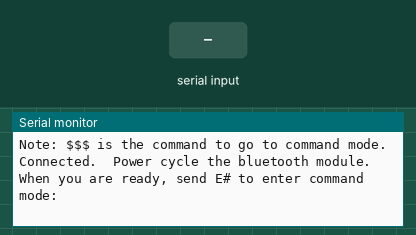
Simulated run of this sketch. Board: Arduino Mega 2560, built with avr-gcc and run on an emulated ATmega2560. On the bench: the last lines printed to the serial monitor. Inputs (shaded band) come from the test bench.

Above: at 0.9 s.
1.0 s: "1" received over Serial
At 1.1 s:
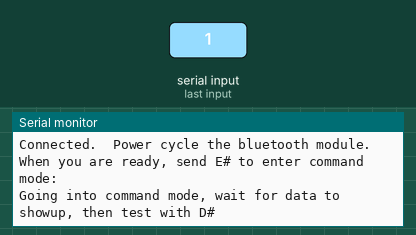
At 2.9 s:
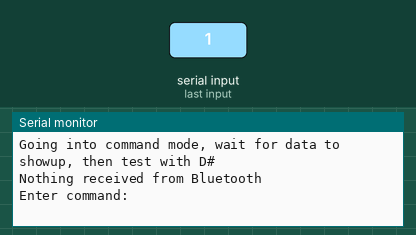

The sketch:

bluetoothCommandMode.ino
```cpp
#define BufferLength 255
#define LineEndCharacter '#' // serial input commands must end with this character

char inputBuffer[BufferLength];

void getSerialCommandAndSendItToBluetooth()
{
  int inputLength = 0;
  for (int i=0; i < inputLength; i++) inputBuffer[i] = 0;
  Serial.println("Enter command: ");
  do
  {
      while (!Serial.available()) // wait for input
      {
        delay(100);
      }
      inputBuffer[inputLength] = Serial.read(); // read it in
  } while (inputBuffer[inputLength] != LineEndCharacter && ++inputLength < BufferLength);

  inputBuffer[inputLength] = 0; // delete the end character
  Serial2.println(inputBuffer);  // send it to bluetooth
  Serial.print(inputBuffer); // echo what we sent
  Serial.println(" sent to Bluetooth");
}

void displayBluetoothResponse()
{
  // get a response from bluetooth
  int outputLength = 0, count = 0, fullCount = 0;
  do
  {
    while (!Serial2.available() && count < 3) // wait for input
    {
      delay(100);
      count++;
    }
    if (Serial2.available())
    {
      char inChar = Serial2.read(); // read it in
      Serial.print(inChar); // show it
      outputLength++;
    }
    else break;
    count = 0;
    //fullCount++;
  } while (outputLength < BufferLength); // && fullCount < 7 );
  if (outputLength == 0) Serial.println("Nothing received from Bluetooth");
  Serial.println();
  Serial.println();
}

void setup()
{
  Serial.begin(115200);   // connect to laptop
  Serial2.begin(115200);  // connect to bluetooth

  Serial.println("Note: $$$ is the command to go to command mode.");
  Serial.println("Connected.  Power cycle the bluetooth module.");
  Serial.println("When you are ready, send E# to enter command mode: ");
  while (!Serial.available());
  Serial.println("Going into command mode, wait for data to showup, then test with D#");


  Serial2.print("$$$"); // NOTE-- this MUST not have println
  delay(100);
  Serial2.println("D");

  displayBluetoothResponse();
}

void loop()
{
  getSerialCommandAndSendItToBluetooth();
  displayBluetoothResponse();
}
```

Measured:
- after the input at 1.0 s, the serial monitor: prints a new line at once (image 1)
